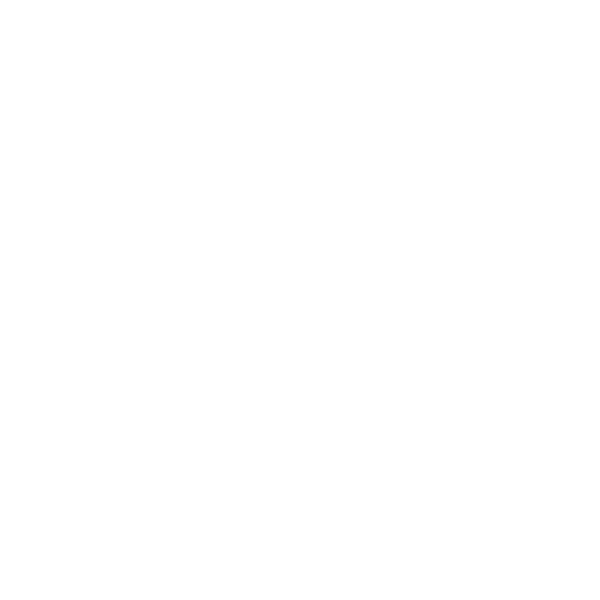
Frame 1 (no input)
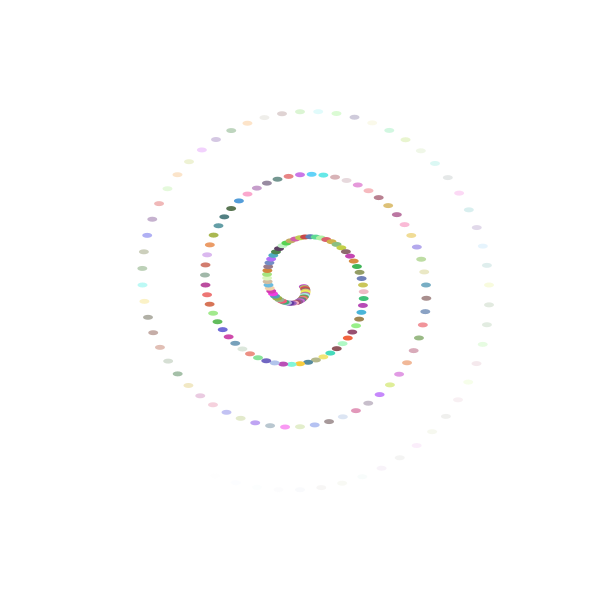
Frame 60 (the mouse pressed at the canvas centre just before this capture)
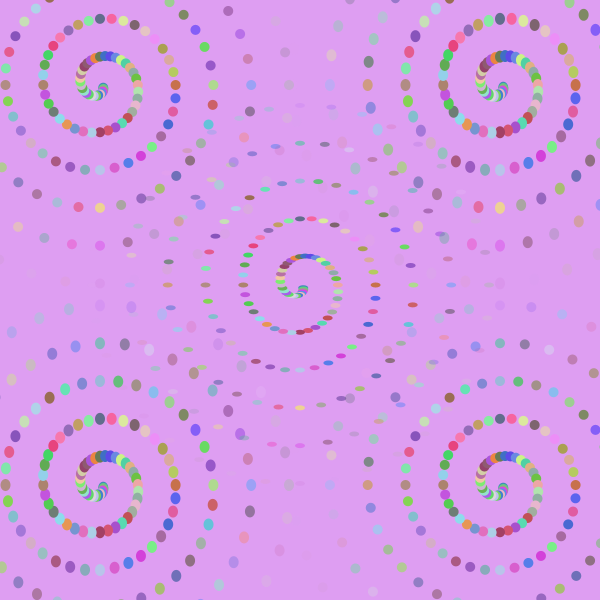
Frame 120 (the mouse held since frame 60 and released just before this capture)

The Processing sketch that drew these frames (run headless with seeded random() and noise(); from frame 60 on, the mouse is pressed at the canvas centre):

// Processing sketch: processing_154026
// ── processing_154026.pde


boolean bg_change = true;
int   circleCount = 200;
float angle_incr = 2*PI / circleCount;
int savedTime;
int totalTime1 = 3000;
int totalTime2 = 30000;
  
  void setup() {
    size(600,600);
    smooth();
    noStroke();
    frameRate(15);
    savedTime = millis();
  }
  
  void draw() {
    background(255);
    if(!bg_change){
      background(random(60,250), random(60, 255), random(60, 255));
     }
    int passedTime = millis() - savedTime;
    if (passedTime > totalTime2) {
      exit();
    }
    float elapsedSeconds = millis()*.002;
    float angle_incr = radians(2 + frameCount/15.0);
    float cx = width/6;
    float cy = height/7;
    float outer_rad = width*.35; 
    float sm_diameter = 10;
    
    for (int i = 4; i <= circleCount; ++i) {
      float ratio = i/(float)circleCount;
      float spiral_rad = ratio * outer_rad;
      float angle = i*angle_incr;
      float x = cx + cos(angle) * spiral_rad;
      float y = cy + sin(angle) * spiral_rad;
    
      // draw tiny circle at x,y
      color c1 = color(random(60, 250),random(60, 250),random(60, 250), map(i, circleCount/3, circleCount, 300, 0));
      fill(c1);
      
      //ellipse TL
      pushMatrix();
       if (!bg_change){
      ellipse( x, y, sm_diameter, sm_diameter/1);
       }
      popMatrix();
      
      //ellipse 2 center
      pushMatrix();
       int passedTime1 = millis() - savedTime;
       if (passedTime1 > totalTime1) {
      ellipse(x+200, y+200, sm_diameter, sm_diameter/2);
       }
      popMatrix();
      
      //ellipse 3 BR
      pushMatrix();
        if (!bg_change){
      ellipse(x+400, y+400, sm_diameter, sm_diameter/1);
       }
      popMatrix();
      
      //ellipse4
      pushMatrix();
        if (!bg_change){
      ellipse(x, y+400, sm_diameter, sm_diameter+2);
       }
      popMatrix();
      
      
      //ellipse 5
      pushMatrix();
        if (!bg_change){
               ellipse(x+400, y, sm_diameter, sm_diameter+2);
       }
       
      popMatrix();
    }
  }    
  
void mousePressed(){
  bg_change = !bg_change;
}
